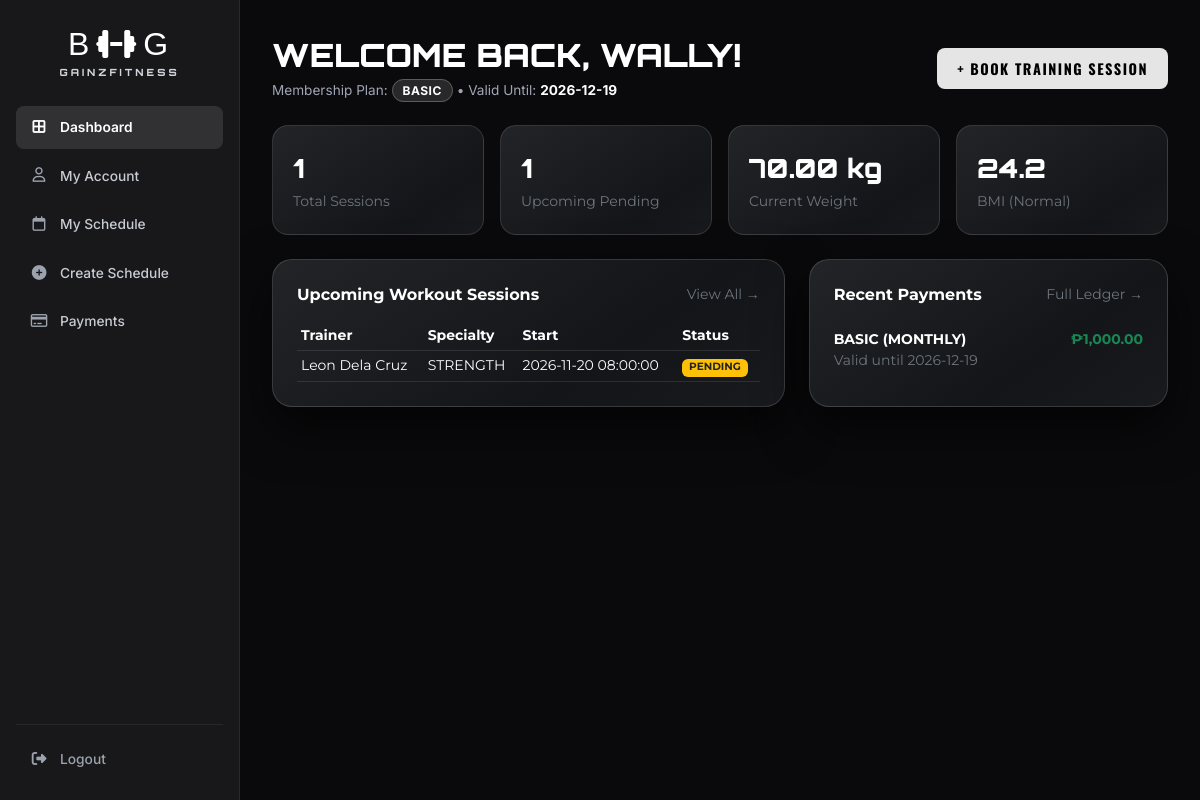
/member_portal/member_dashboard.php (signed in), run on the app's committed database.
### tables this page shows
CREATE TABLE IF NOT EXISTS user (
  UserID int(11) NOT NULL AUTO_INCREMENT,
  LastName varchar(50) NOT NULL,
  FirstName varchar(50) NOT NULL,
  UserAge int(11) NOT NULL,
  UserGender varchar(1) NOT NULL,
  UserWeight decimal(10,2) NOT NULL,
  UserHeight decimal(10,2) NOT NULL,
  MembershipType varchar(50) NOT NULL DEFAULT 'BASIC',
  UserEmail varchar(100) NOT NULL,
  UserPassword_hash varchar(255) NOT NULL,
  UserPhoneNo varchar(50) NOT NULL,
  RegistrationDate timestamp NOT NULL DEFAULT current_timestamp(),
  MembershipExpiry date DEFAULT NULL,
  isAdmin tinyint(1) NOT NULL DEFAULT 0,
  PRIMARY KEY (UserID),
  UNIQUE KEY UserEmail (UserEmail),
  UNIQUE KEY UserPhoneNo (UserPhoneNo),
  KEY fk_membershiptype (MembershipType),
  CONSTRAINT fk_membershiptype FOREIGN KEY (MembershipType) REFERENCES membership (MembershipType) ON DELETE CASCADE ON UPDATE CASCADE
);

CREATE TABLE IF NOT EXISTS workoutschedule (
  ScheduleID int(11) NOT NULL AUTO_INCREMENT,
  UserID int(11) NOT NULL,
  TrainerID int(11) NOT NULL,
  ScheduleStart datetime NOT NULL,
  ScheduleEnd datetime NOT NULL,
  AttendanceStatus varchar(50) NOT NULL DEFAULT 'PENDING',
  PRIMARY KEY (ScheduleID),
  KEY fk_user_schedule (UserID),
  KEY fk_trainer_schedule (TrainerID),
  KEY fk_attendance_schedule (AttendanceStatus),
  CONSTRAINT fk_trainer_schedule FOREIGN KEY (TrainerID) REFERENCES trainer (TrainerID) ON DELETE CASCADE ON UPDATE CASCADE,
  CONSTRAINT fk_user_schedule FOREIGN KEY (UserID) REFERENCES user (UserID) ON DELETE CASCADE ON UPDATE CASCADE,
  CONSTRAINT fk_attendance_schedule FOREIGN KEY (AttendanceStatus) REFERENCES attendance (AttendanceStatus) ON DELETE RESTRICT ON UPDATE CASCADE
);

CREATE TABLE IF NOT EXISTS trainer (
  TrainerID int(11) NOT NULL AUTO_INCREMENT,
  LastName varchar(50) NOT NULL,
  FirstName varchar(50) NOT NULL,
  SpecializationType varchar(50) NOT NULL DEFAULT 'STRENGTH',
  RatePerHour decimal(10,2) NOT NULL DEFAULT 300.00,
  PRIMARY KEY (TrainerID),
  KEY fk_specialization (SpecializationType),
  CONSTRAINT fk_specialization FOREIGN KEY (SpecializationType) REFERENCES specialization (SpecType) ON DELETE CASCADE ON UPDATE CASCADE
);

CREATE TABLE IF NOT EXISTS payment_transaction (
  PaymentID int(11) NOT NULL AUTO_INCREMENT,
  UserID int(11) NOT NULL,
  MembershipType varchar(50) NOT NULL,
  BillingCycle enum('MONTHLY','BIANNUAL','ANNUAL') NOT NULL DEFAULT 'MONTHLY',
  AmountPaid decimal(10,2) NOT NULL,
  PaymentDate datetime NOT NULL DEFAULT CURRENT_TIMESTAMP,
  ValidUntil date NOT NULL,
  PaymentNotes varchar(255) DEFAULT NULL,
  PRIMARY KEY (PaymentID),
  KEY fk_payment_user (UserID),
  KEY fk_payment_membership (MembershipType),
  CONSTRAINT fk_payment_user FOREIGN KEY (UserID) REFERENCES user (UserID) ON DELETE CASCADE ON UPDATE CASCADE,
  CONSTRAINT fk_payment_membership FOREIGN KEY (MembershipType) REFERENCES membership (MembershipType) ON DELETE RESTRICT ON UPDATE CASCADE
);

### app/Database.php (called while the page is built, shortened)
<?php
class Database
{
    private string $host;
    private string $dbName;
    private string $username;
    private string $password;
    public function __construct(
        string $host = '127.0.0.1',
        string $dbName = 'gym_database',
        string $username = 'root',
        string $password = ''
    ) {
        $this->host = getenv('DB_HOST') ?: $host;
        $this->dbName = getenv('DB_NAME') ?: $dbName;
        $this->username = getenv('DB_USER') ?: $username;
        $this->password = getenv('DB_PASS') !== false ? (string)getenv('DB_PASS') : $password;
    }
    public function connect(): PDO
    {
        $dsn = "mysql:host={$this->host};port=3307;dbname={$this->dbName};charset=utf8mb4";
        $options = [
            PDO::ATTR_ERRMODE => PDO::ERRMODE_EXCEPTION,
            PDO::ATTR_DEFAULT_FETCH_MODE => PDO::FETCH_ASSOC,
            PDO::ATTR_EMULATE_PREPARES => false,
        ];
        try {
            $this->connection = new PDO($dsn, $this->username, $this->password, $options);
            return $this->connection;
        } catch (PDOException $e) {
            throw new PDOException("Database connection failed: " . $e->getMessage(), (int)$e->getCode());
        }
    }
}

### app/Models/Client.php (called while the page is built, shortened)
<?php
class Client
{
    private PDO $db;
    public function __construct(?PDO $db = null)
    {
        $this->db = $db instanceof PDO ? $db : (new Database())->connect();
    }
    public function getClientByEmail(string $email): ?array
    {
        $stmt = $this->db->prepare(
            "SELECT u.*, CONCAT(u.FirstName, ' ', u.LastName) AS FullName, m.MembershipDesc
             FROM `user` u
             LEFT JOIN `membership` m ON u.MembershipType = m.MembershipType
             WHERE u.UserEmail = :email LIMIT 1"
        );
        $stmt->execute([':email' => trim($email)]);
        $row = $stmt->fetch();
        return $row ?: null;
    }
}

### app/Models/Schedule.php (called while the page is built, shortened)
<?php
class Schedule
{
    private PDO $db;
    public function __construct(?PDO $db = null)
    {
        $this->db = $db instanceof PDO ? $db : (new Database())->connect();
    }
    public function getUserSchedules(string $userEmail): array
    {
        $stmt = $this->db->prepare(
            "SELECT ws.*,
                    CONCAT(t.FirstName, ' ', t.LastName) AS TrainerName,
                    t.SpecializationType,
                    t.RatePerHour
             FROM `workoutschedule` ws
             INNER JOIN `user` u ON ws.UserID = u.UserID
             INNER JOIN `trainer` t ON ws.TrainerID = t.TrainerID
             WHERE u.UserEmail = :email
             ORDER BY ws.ScheduleStart ASC"
        );
        $stmt->execute([':email' => trim($userEmail)]);
        return $stmt->fetchAll();
    }
}

### app/Models/PaymentAndMessage.php (called while the page is built, shortened)
<?php
class PaymentAndMessage
{
    private PDO $db;
    public function __construct(?PDO $db = null)
    {
        $this->db = $db instanceof PDO ? $db : (new Database())->connect();
    }
    public function getPaymentsByEmail(string $email): array
    {
        $stmt = $this->db->prepare(
            "SELECT pt.*
             FROM `payment_transaction` pt
             INNER JOIN `user` u ON pt.UserID = u.UserID
             WHERE u.UserEmail = :email
             ORDER BY pt.PaymentDate DESC, pt.PaymentID DESC"
        );
        $stmt->execute([':email' => trim($email)]);
        return $stmt->fetchAll();
    }
}

### member_portal/member_dashboard.php (the view, shortened to what this page needs)
<?php
$clientModel = new Client();
$scheduleModel = new Schedule();
$pmModel = new PaymentAndMessage();
$profile = $clientModel->getClientByEmail($_SESSION['user_email']);
$schedules = $scheduleModel->getUserSchedules($_SESSION['user_email']);
$payments = $pmModel->getPaymentsByEmail($_SESSION['user_email']);
$weight = (float)($profile['UserWeight'] ?? 0);
$heightM = ((float)($profile['UserHeight'] ?? 0)) / 100;
$bmi = ($weight > 0 && $heightM > 0) ? round($weight / ($heightM * $heightM), 1) : null;
$bmiCategory = match (true) {
    $bmi === null => 'N/A',
    $bmi < 18.5 => 'Underweight',
    $bmi < 25.0 => 'Normal',
    $bmi < 30.0 => 'Overweight',
    default => 'Obese',
};
$upcomingSchedules = array_filter($schedules, fn($s) => strtotime($s['ScheduleStart']) >= time() && $s['AttendanceStatus'] === 'PENDING');
?>
<!DOCTYPE html>
<html lang="en">
<head>
  <link href="https://cdn.jsdelivr.net/npm/bootstrap@5.3.0/dist/css/bootstrap.min.css" rel="stylesheet">
  <link rel="stylesheet" href="https://cdnjs.cloudflare.com/ajax/libs/font-awesome/6.4.0/css/all.min.css">
</head>
<body>
  <div class="portal-shell">
    <aside class="portal-sidebar" id="portalSidebar">
      <div>
        <a href="member_dashboard.php" class="sidebar-brand-box">
          <span class="sidebar-brand-mark">B<i class="fa-solid fa-dumbbell"></i>G</span>
          <span class="sidebar-brand-sub">GAINZFITNESS</span>
        </a>
        <ul class="sidebar-nav-list">
          <li><a href="member_dashboard.php" class="sidebar-nav-link active"><i class="fa-solid fa-border-all"></i><span>Dashboard</span></a></li>
          <li><a href="member_profile.php" class="sidebar-nav-link"><i class="fa-regular fa-user"></i><span>My Account</span></a></li>
          <li><a href="member_schedules.php" class="sidebar-nav-link"><i class="fa-regular fa-calendar"></i><span>My Schedule</span></a></li>
          <li><a href="member_book_schedule.php" class="sidebar-nav-link"><i class="fa-solid fa-circle-plus"></i><span>Create Schedule</span></a></li>
          <li><a href="member_payments.php" class="sidebar-nav-link"><i class="fa-regular fa-credit-card"></i><span>Payments</span></a></li>
        </ul>
      </div>
      <div class="sidebar-bottom">
        <a href="../logout.php" class="sidebar-logout-link"><i class="fa-solid fa-right-from-bracket"></i><span>Logout</span></a>
      </div>
    </aside>
    <main class="portal-content">
      <div class="d-flex flex-wrap justify-content-between align-items-center mb-4 gap-2">
        <div>
          <h1 class="portal-page-title">WELCOME BACK, <?= strtoupper(htmlspecialchars($profile['FirstName'] ?? 'MEMBER')) ?>!</h1>
          <p class="portal-sub-meta mb-0">
            Membership Plan: <span class="plan-pill-badge"><?= htmlspecialchars($profile['MembershipType'] ?? 'BASIC') ?></span>
            &bull; Valid Until: <strong class="text-white"><?= htmlspecialchars($profile['MembershipExpiry'] ?? 'Active') ?></strong>
          </p>
        </div>
        <a href="member_book_schedule.php" class="btn-portal-primary">+ Book Training Session</a>
      </div>
      <div class="row g-3 mb-4">
        <div class="col-md-3"><div class="stat-card"><div class="stat-num"><?= count($schedules) ?></div><div class="text-secondary small">Total Sessions</div></div></div>
        <div class="col-md-3"><div class="stat-card"><div class="stat-num"><?= count($upcomingSchedules) ?></div><div class="text-secondary small">Upcoming Pending</div></div></div>
        <div class="col-md-3"><div class="stat-card"><div class="stat-num"><?= htmlspecialchars((string)($profile['UserWeight'] ?? '--')) ?> kg</div><div class="text-secondary small">Current Weight</div></div></div>
        <div class="col-md-3"><div class="stat-card"><div class="stat-num"><?= $bmi !== null ? $bmi : '--' ?></div><div class="text-secondary small">BMI (<?= $bmiCategory ?>)</div></div></div>
      </div>
      <div class="row g-4">
        <div class="col-lg-7">
          <div class="portal-panel h-100">
            <div class="d-flex justify-content-between align-items-center mb-3">
              <h2 class="h6 fw-bold mb-0">Upcoming Workout Sessions</h2>
              <a href="member_schedules.php" class="small text-secondary">View All &rarr;</a>
            </div>
            <?php if (empty($upcomingSchedules)): ?>
              <p class="text-secondary small mb-0">No upcoming sessions booked yet. <a href="member_book_schedule.php" class="text-white">Book a trainer now</a>.</p>
            <?php else: ?>
              <div class="table-responsive">
                <table class="table table-dark table-sm align-middle small mb-0">
                  <thead><tr><th>Trainer</th><th>Specialty</th><th>Start</th><th>Status</th></tr></thead>
                  <tbody>
                    <?php foreach (array_slice($upcomingSchedules, 0, 5) as $s): ?>
                      <tr>
                        <td><?= htmlspecialchars($s['TrainerName']) ?></td>
                        <td><?= htmlspecialchars($s['SpecializationType']) ?></td>
                        <td><?= htmlspecialchars($s['ScheduleStart']) ?></td>
                        <td><span class="badge bg-warning text-dark"><?= htmlspecialchars($s['AttendanceStatus']) ?></span></td>
                      </tr>
                    <?php endforeach; ?>
                  </tbody>
                </table>
              </div>
            <?php endif; ?>
          </div>
        </div>
        <div class="col-lg-5">
          <div class="portal-panel h-100">
            <div class="d-flex justify-content-between align-items-center mb-3">
              <h2 class="h6 fw-bold mb-0">Recent Payments</h2>
              <a href="member_payments.php" class="small text-secondary">Full Ledger &rarr;</a>
            </div>
            <?php if (empty($payments)): ?>
              <p class="text-secondary small mb-0">No payment transactions recorded yet.</p>
            <?php else: ?>
              <ul class="list-group list-group-flush">
                <?php foreach (array_slice($payments, 0, 3) as $p): ?>
                  <li class="list-group-item bg-transparent text-white border-secondary border-opacity-25 px-0 d-flex justify-content-between small">
                    <div>
                      <div class="fw-bold"><?= htmlspecialchars($p['MembershipType']) ?> (<?= htmlspecialchars($p['BillingCycle']) ?>)</div>
                      <div class="text-secondary">Valid until <?= htmlspecialchars($p['ValidUntil']) ?></div>
                    </div>
                    <div class="fw-bold text-success">&#8369;<?= number_format((float)$p['AmountPaid'], 2) ?></div>
                  </li>
                <?php endforeach; ?>
              </ul>
            <?php endif; ?>
          </div>
        </div>
      </div>
    </main>
  </div>
</body>
</html>

### data on the page
user: FirstName "WALLY", MembershipType "BASIC", MembershipExpiry "2026-12-19", UserWeight "70.00", bmi "24.2", bmiCategory "Normal"
workoutschedule: count($upcomingSchedules) "1", TrainerName "Leon Dela Cruz", TrainerID.SpecializationType "STRENGTH", ScheduleStart "2026-11-20 08:00:00", AttendanceStatus "PENDING"
payment_transaction: MembershipType "BASIC", BillingCycle "MONTHLY", ValidUntil "2026-12-19", AmountPaid "1,000.00"

### other printed values
count($schedules) "1"
